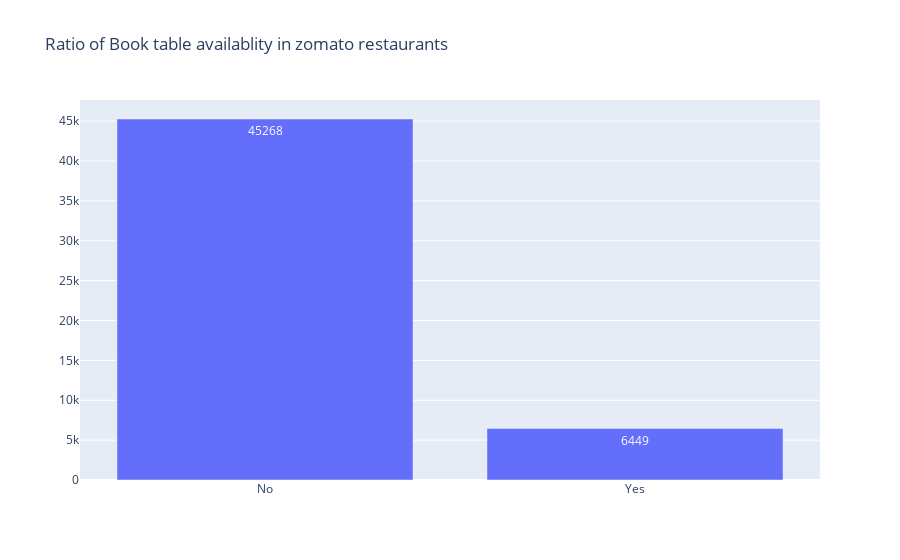

The cell this chart's notebook holds for it:
### Code cell
counts=df['book_table'].value_counts()
fig=go.Figure(go.Bar(
    x=counts.keys(),
    y=counts.values,
    textposition='inside',
    text=counts.values
))
fig.update_layout(title="Ratio of Book table availablity in zomato restaurants",
        )

fig.show()

### Figure 1 — Plotly figure (JSON) as saved in the notebook; plotly's stock layout.template omitted (floating-point values rounded to 4 significant figures)
{"data": [{"text": [45268, 6449], "textposition": "inside", "type": "bar", "x": ["No", "Yes"], "y": [45268, 6449]}], "layout": {"title": {"text": "Ratio of Book table availablity in zomato restaurants"}}}
